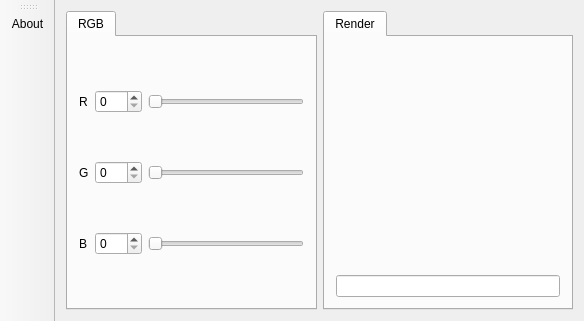
<?xml version="1.0" encoding="UTF-8"?>
<ui version="4.0">
 <class>MainWindow</class>
 <widget class="QMainWindow" name="MainWindow">
  <property name="geometry">
   <rect>
    <x>0</x>
    <y>0</y>
    <width>584</width>
    <height>321</height>
   </rect>
  </property>
  <property name="windowTitle">
   <string>Coulr</string>
  </property>
  <property name="windowIcon">
   <iconset>
    <normaloff>icons/coulr48.png</normaloff>icons/coulr48.png</iconset>
  </property>
  <widget class="QWidget" name="centralWidget">
   <layout class="QGridLayout" name="gridLayout_2">
    <item row="0" column="1">
     <widget class="QTabWidget" name="tabWidget">
      <property name="minimumSize">
       <size>
        <width>172</width>
        <height>0</height>
       </size>
      </property>
      <widget class="QWidget" name="tabWidgetPage1">
       <attribute name="title">
        <string>Render</string>
       </attribute>
       <layout class="QVBoxLayout" name="verticalLayout">
        <property name="sizeConstraint">
         <enum>QLayout::SetDefaultConstraint</enum>
        </property>
        <item>
         <widget class="QWidget" name="color_widget" native="true"/>
        </item>
        <item>
         <widget class="QLineEdit" name="html_color">
          <property name="placeholderText">
           <string/>
          </property>
         </widget>
        </item>
       </layout>
      </widget>
     </widget>
    </item>
    <item row="0" column="0">
     <widget class="QTabWidget" name="tabWidget">
      <property name="currentIndex">
       <number>0</number>
      </property>
      <widget class="QWidget" name="tab">
       <attribute name="title">
        <string>RGB</string>
       </attribute>
       <layout class="QGridLayout" name="gridLayout">
        <item row="0" column="0">
         <widget class="QLabel" name="label_3">
          <property name="text">
           <string>R</string>
          </property>
         </widget>
        </item>
        <item row="1" column="2">
         <widget class="QSlider" name="horizontalSlider_2">
          <property name="maximum">
           <number>255</number>
          </property>
          <property name="orientation">
           <enum>Qt::Horizontal</enum>
          </property>
         </widget>
        </item>
        <item row="1" column="0">
         <widget class="QLabel" name="label_2">
          <property name="text">
           <string>G</string>
          </property>
         </widget>
        </item>
        <item row="2" column="2">
         <widget class="QSlider" name="horizontalSlider_3">
          <property name="maximum">
           <number>255</number>
          </property>
          <property name="orientation">
           <enum>Qt::Horizontal</enum>
          </property>
         </widget>
        </item>
        <item row="0" column="1">
         <widget class="QSpinBox" name="red">
          <property name="maximum">
           <number>255</number>
          </property>
         </widget>
        </item>
        <item row="2" column="0">
         <widget class="QLabel" name="label">
          <property name="text">
           <string>B</string>
          </property>
         </widget>
        </item>
        <item row="1" column="1">
         <widget class="QSpinBox" name="green">
          <property name="maximum">
           <number>255</number>
          </property>
         </widget>
        </item>
        <item row="2" column="1">
         <widget class="QSpinBox" name="blue">
          <property name="maximum">
           <number>255</number>
          </property>
         </widget>
        </item>
        <item row="0" column="2">
         <widget class="QSlider" name="horizontalSlider">
          <property name="maximum">
           <number>255</number>
          </property>
          <property name="orientation">
           <enum>Qt::Horizontal</enum>
          </property>
         </widget>
        </item>
       </layout>
      </widget>
     </widget>
    </item>
   </layout>
  </widget>
  <widget class="QMenuBar" name="menuBar">
   <property name="geometry">
    <rect>
     <x>0</x>
     <y>0</y>
     <width>584</width>
     <height>25</height>
    </rect>
   </property>
  </widget>
  <widget class="QToolBar" name="toolBar">
   <property name="windowTitle">
    <string>toolBar</string>
   </property>
   <property name="allowedAreas">
    <set>Qt::AllToolBarAreas</set>
   </property>
   <attribute name="toolBarArea">
    <enum>LeftToolBarArea</enum>
   </attribute>
   <attribute name="toolBarBreak">
    <bool>true</bool>
   </attribute>
   <addaction name="actionAbout"/>
  </widget>
  <action name="actionQuitter">
   <property name="text">
    <string>Quit</string>
   </property>
  </action>
  <action name="actionPick_color">
   <property name="checkable">
    <bool>false</bool>
   </property>
   <property name="icon">
    <iconset>
     <normaloff>icons/picker.png</normaloff>icons/picker.png</iconset>
   </property>
   <property name="text">
    <string>Pick color</string>
   </property>
  </action>
  <action name="actionAbout">
   <property name="icon">
    <iconset theme="help-about"/>
   </property>
   <property name="text">
    <string>About</string>
   </property>
  </action>
 </widget>
 <layoutdefault spacing="6" margin="11"/>
 <tabstops>
  <tabstop>tabWidget</tabstop>
  <tabstop>red</tabstop>
  <tabstop>horizontalSlider</tabstop>
  <tabstop>green</tabstop>
  <tabstop>horizontalSlider_2</tabstop>
  <tabstop>blue</tabstop>
  <tabstop>horizontalSlider_3</tabstop>
  <tabstop>html_color</tabstop>
 </tabstops>
 <resources/>
 <connections>
  <connection>
   <sender>red</sender>
   <signal>valueChanged(int)</signal>
   <receiver>horizontalSlider</receiver>
   <slot>setValue(int)</slot>
   <hints>
    <hint type="sourcelabel">
     <x>127</x>
     <y>133</y>
    </hint>
    <hint type="destinationlabel">
     <x>155</x>
     <y>134</y>
    </hint>
   </hints>
  </connection>
  <connection>
   <sender>horizontalSlider</sender>
   <signal>valueChanged(int)</signal>
   <receiver>red</receiver>
   <slot>setValue(int)</slot>
   <hints>
    <hint type="sourcelabel">
     <x>145</x>
     <y>134</y>
    </hint>
    <hint type="destinationlabel">
     <x>116</x>
     <y>133</y>
    </hint>
   </hints>
  </connection>
  <connection>
   <sender>green</sender>
   <signal>valueChanged(int)</signal>
   <receiver>horizontalSlider_2</receiver>
   <slot>setValue(int)</slot>
   <hints>
    <hint type="sourcelabel">
     <x>119</x>
     <y>200</y>
    </hint>
    <hint type="destinationlabel">
     <x>143</x>
     <y>201</y>
    </hint>
   </hints>
  </connection>
  <connection>
   <sender>horizontalSlider_2</sender>
   <signal>valueChanged(int)</signal>
   <receiver>green</receiver>
   <slot>setValue(int)</slot>
   <hints>
    <hint type="sourcelabel">
     <x>142</x>
     <y>201</y>
    </hint>
    <hint type="destinationlabel">
     <x>120</x>
     <y>200</y>
    </hint>
   </hints>
  </connection>
  <connection>
   <sender>blue</sender>
   <signal>valueChanged(int)</signal>
   <receiver>horizontalSlider_3</receiver>
   <slot>setValue(int)</slot>
   <hints>
    <hint type="sourcelabel">
     <x>109</x>
     <y>267</y>
    </hint>
    <hint type="destinationlabel">
     <x>146</x>
     <y>268</y>
    </hint>
   </hints>
  </connection>
  <connection>
   <sender>horizontalSlider_3</sender>
   <signal>valueChanged(int)</signal>
   <receiver>blue</receiver>
   <slot>setValue(int)</slot>
   <hints>
    <hint type="sourcelabel">
     <x>173</x>
     <y>268</y>
    </hint>
    <hint type="destinationlabel">
     <x>80</x>
     <y>267</y>
    </hint>
   </hints>
  </connection>
 </connections>
</ui>
